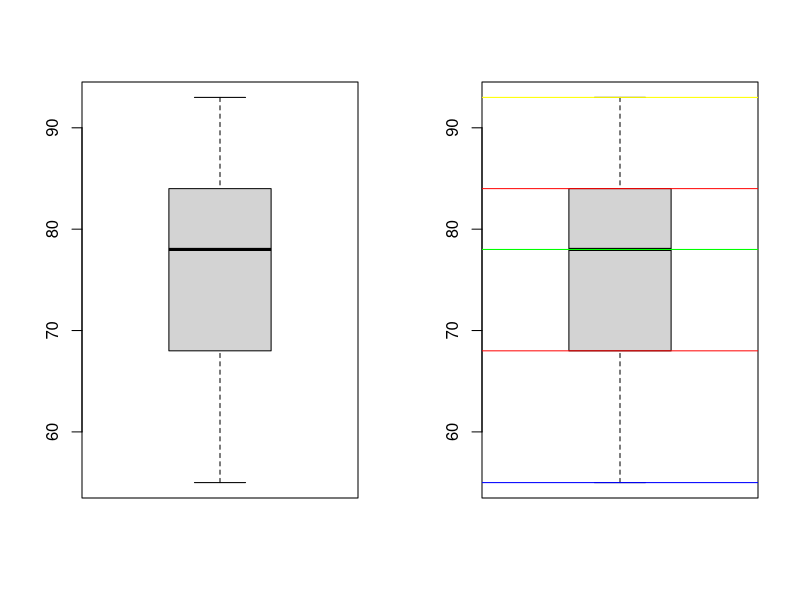

Recreate this plot in R.
## ---- chunk 1
scores <- c(78,93,68,84,90,74,64,55,80) # Created the vector object scores using the c() function
scores # print the scores
## ---- chunk 2
sort(scores)
## ---- chunk 3
min(scores)
## ---- chunk 4
max(scores)
## ---- chunk 5
median(scores)
## ---- chunk 6
quantile(scores)
## ---- chunk 7
quantile(scores, 0.25)
## ---- chunk 8
quantile(scores, 0.75)
## ---- chunk 9
quantile(scores, c(0.25,0.50,0.75))
## ---- chunk 10
fivenum(scores)
## ---- chunk 11
summary(scores)
## ---- chunk 12
par(mfrow=c(1,2))
boxplot(scores)
boxplot(scores)
abline(h=min(scores), col="Blue")
abline(h=max(scores), col="Yellow")
abline(h=median(scores), col="Green")
abline(h=quantile(scores, c(0.25,0.75)), col="Red")

